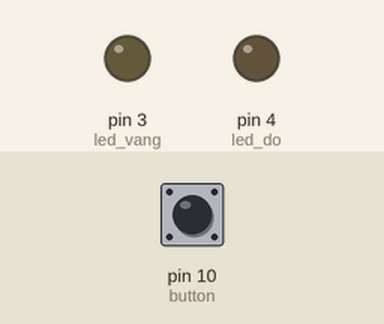
Simulated run of this sketch. Board: Arduino Uno, built with avr-gcc and run on an emulated ATmega328P. Parts: output pins drawn as LEDs (lit = HIGH). The inputs (shaded band) are chosen by the test bench; at power-on: pin 10 (button) LOW.

Above: at 1.2 s.
1.3 s: pin 10 (button) pulled HIGH for 0.15 s
At 1.7 s:
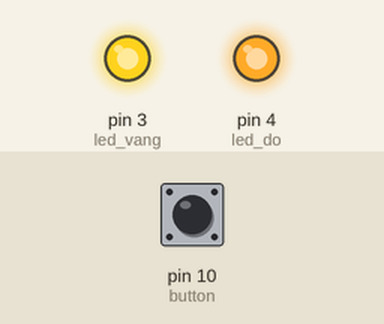
2.9 s: pin 10 (button) pulled HIGH for 1 s
At 4.2 s:
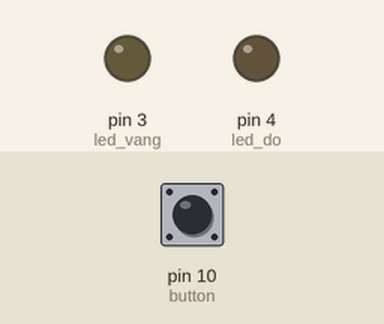
5.4 s: pin 10 (button) pulled HIGH for 0.15 s
At 6.1 s:
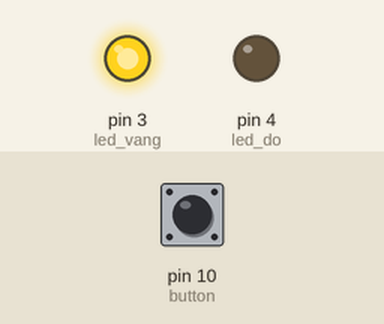
7.0 s: pin 10 (button) pulled HIGH for 3.2 s
At 7.3 s:
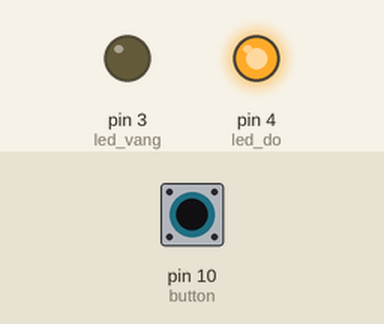
Timing chart, 0 to 10.0 s (numbered marks = the images above; inputs shaded):
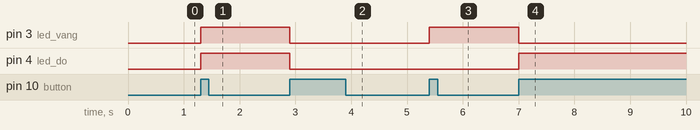

The sketch:

bai4.ino
```cpp
int led_do=4;
int led_vang=3;
int button=10;
int pre_btn=LOW;
int dem=1;
void setup() {
  pinMode(led_do,OUTPUT);
  pinMode(led_vang,OUTPUT);
  pinMode(button,INPUT);
}

void loop() {
  int btn_hienTai=digitalRead(button);
  if(pre_btn==LOW && btn_hienTai==HIGH){
    if(dem==1){
    digitalWrite(led_do,HIGH);
    digitalWrite(led_vang,HIGH);
    }
    else if(dem==2){
    digitalWrite(led_do,LOW);
    digitalWrite(led_vang,LOW);
    }
    else if(dem==3){
    digitalWrite(led_do,LOW);
    digitalWrite(led_vang,HIGH);
    }
    else if(dem==4){
    digitalWrite(led_do,HIGH);
    digitalWrite(led_vang,LOW);
    dem=0;
    }
    delay(200);
    dem+=1;
  }
  pre_btn=btn_hienTai;
}
```

Measured:
- after the input at 1.3 s, pin 3 (led_vang), pin 4 (led_do): LOW → HIGH at once
- after the input at 2.9 s, pin 3 (led_vang), pin 4 (led_do): HIGH → LOW at once
- after the input at 5.4 s, pin 3 (led_vang): LOW → HIGH at once
- after the input at 7.0 s, pin 3 (led_vang): HIGH → LOW at once; pin 4 (led_do): LOW → HIGH at once
